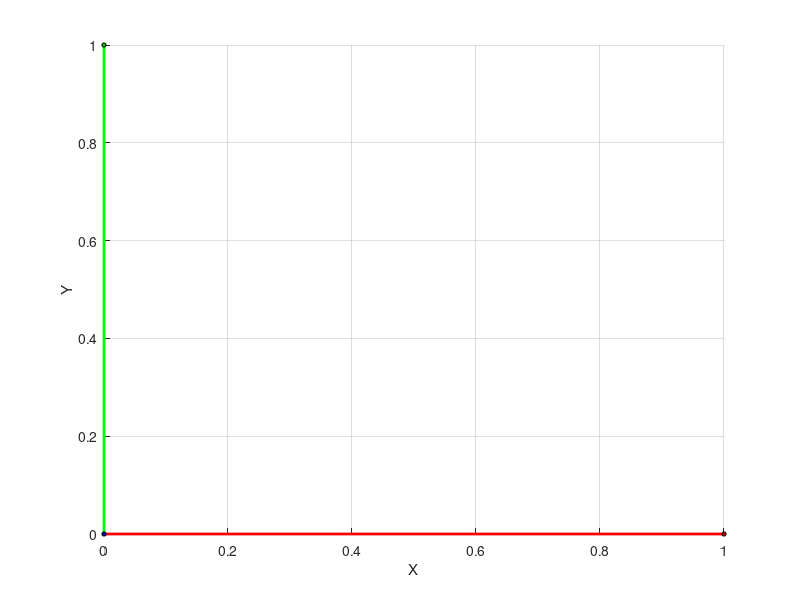

MATLAB code to generate this figure:
function drawFrame(varargin)
% Draws a Right-Hand 3D frame 
%
% Inputs: drawFrame(R, xQ, length, linestyle);

%%
R = eye(3);
xQ = zeros(3,1);
length = 1;
linestyle = '-';

if nargin > 0
    R = varargin{1};
end
if nargin > 1
    xQ = varargin{2};
end
if nargin > 2
    length = varargin{3};
end
if nargin > 3
    linestyle = varargin{4};
end
if nargin > 3
    linestyle = varargin{4};
end
if nargin > 4
    linewidth = varargin{5};
end

e = [[length;0;0],[0;length;0],[0;0;length]];
    
    R2 = xQ + R*e;
    
%     plot3([xQ(1) R2(1,1)],[xQ(2) R2(2,1)],[xQ(3) R2(3,1)],'r','linewidth',2);
%     plot3([xQ(1) R2(1,2)],[xQ(2) R2(2,2)],[xQ(3) R2(3,2)],'g','linewidth',2);
%     plot3([xQ(1) R2(1,3)],[xQ(2) R2(2,3)],[xQ(3) R2(3,3)],'b','linewidth',2);
    
  
s.xaxis = line([xQ(1) R2(1,1)],[xQ(2) R2(2,1)],[xQ(3) R2(3,1)]); hold on ;
s.yaxis = line([xQ(1) R2(1,2)],[xQ(2) R2(2,2)],[xQ(3) R2(3,2)]);
s.zaxis = line([xQ(1) R2(1,3)],[xQ(2) R2(2,3)],[xQ(3) R2(3,3)]);

set(s.xaxis,'Color','r', 'LineWidth',2, 'LineStyle', linestyle);
set(s.yaxis,'Color','g', 'LineWidth',2, 'LineStyle', linestyle);
set(s.zaxis,'Color','b', 'LineWidth',2, 'LineStyle', linestyle);

scatter3(R2(1,1),R2(2,1),R2(3,1), 10, 'MarkerEdgeColor','k',...
    'MarkerFaceColor',[0.75 .0 .0]);
scatter3(R2(1,2),R2(2,2),R2(3,2),10, 'MarkerEdgeColor','k',...
    'MarkerFaceColor',[0 .75 .0]);
scatter3(R2(1,3),R2(2,3),R2(3,3),10, 'MarkerEdgeColor','k',...
    'MarkerFaceColor',[0. .0 .75]);

grid on; 
xlabel('X');
ylabel('Y');
zlabel('Z');
% grid minor;
    
% view([30,30]);
    
end